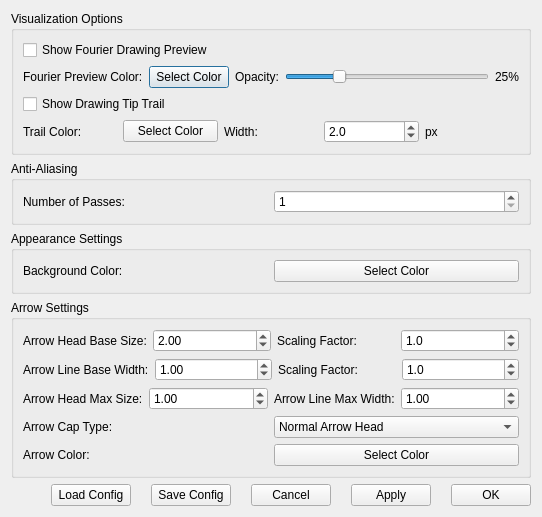
<?xml version="1.0" encoding="UTF-8"?>
<ui version="4.0">
    <class>SettingsDialog</class>
    <widget class="QDialog" name="SettingsDialog">
        <property name="windowTitle">
            <string>Settings</string>
        </property>
        <layout class="QVBoxLayout" name="verticalLayout">
            <!-- Visualization Options Group -->
            <item>
                <widget class="QGroupBox" name="groupBoxVisualization">
                    <property name="title">
                        <string>Visualization Options</string>
                    </property>
                    <layout class="QVBoxLayout" name="verticalLayoutVisualization">
                        <!-- Show Fourier Drawing Preview -->
                        <item>
                            <widget class="QCheckBox" name="checkBoxShowFourierPreview">
                                <property name="text">
                                    <string>Show Fourier Drawing Preview</string>
                                </property>
                            </widget>
                        </item>
                        <!-- Fourier Drawing Preview Color and Opacity -->
                        <item>
                            <layout class="QHBoxLayout" name="horizontalLayoutFourierColor">
                                <item>
                                    <widget class="QLabel" name="labelFourierColor">
                                        <property name="text">
                                            <string>Fourier Preview Color:</string>
                                        </property>
                                    </widget>
                                </item>
                                <item>
                                    <widget class="QPushButton" name="buttonFourierColor">
                                        <property name="text">
                                            <string>Select Color</string>
                                        </property>
                                    </widget>
                                </item>
                                <item>
                                    <widget class="QLabel" name="labelFourierOpacity">
                                        <property name="text">
                                            <string>Opacity:</string>
                                        </property>
                                    </widget>
                                </item>
                                <item>
                                    <widget class="QSlider" name="sliderFourierOpacity">
                                        <property name="orientation">
                                            <enum>Qt::Horizontal</enum>
                                        </property>
                                        <property name="minimum">
                                            <number>0</number>
                                        </property>
                                        <property name="maximum">
                                            <number>100</number>
                                        </property>
                                        <property name="value">
                                            <number>25</number>
                                        </property>
                                    </widget>
                                </item>
                                <item>
                                    <widget class="QLabel" name="labelFourierOpacityValue">
                                        <property name="text">
                                            <string>25%</string>
                                        </property>
                                    </widget>
                                </item>
                            </layout>
                        </item>
                        <!-- Show Drawing Tip Trail -->
                        <item>
                            <widget class="QCheckBox" name="checkBoxShowTrail">
                                <property name="text">
                                    <string>Show Drawing Tip Trail</string>
                                </property>
                            </widget>
                        </item>
                        <!-- Drawing Tip Trail Color -->
                        <item>
                            <layout class="QHBoxLayout" name="horizontalLayoutTrailColor">
                                <item>
                                    <widget class="QLabel" name="labelTrailColor">
                                        <property name="text">
                                            <string>Trail Color:</string>
                                        </property>
                                    </widget>
                                </item>
                                <item>
                                    <widget class="QPushButton" name="buttonTrailColor">
                                        <property name="text">
                                            <string>Select Color</string>
                                        </property>
                                    </widget>
                                </item>
                                <item>
                                    <widget class="QLabel" name="labelTrailWidth">
                                        <property name="text">
                                            <string>Width:</string>
                                        </property>
                                    </widget>
                                </item>
                                <!-- Change QSpinBox to QDoubleSpinBox -->
                                <item>
                                    <widget class="QDoubleSpinBox" name="spinBoxTrailWidth">
                                        <property name="minimum">
                                            <double>0.1</double>
                                        </property>
                                        <property name="maximum">
                                            <double>10.0</double>
                                        </property>
                                        <property name="value">
                                            <double>2.0</double>
                                        </property>
                                        <property name="singleStep">
                                            <double>0.1</double>
                                        </property>
                                        <property name="decimals">
                                            <number>1</number>
                                        </property>
                                    </widget>
                                </item>
                                <item>
                                    <widget class="QLabel" name="labelTrailWidthPx">
                                        <property name="text">
                                            <string>px</string>
                                        </property>
                                    </widget>
                                </item>
                            </layout>
                        </item>
                    </layout>
                </widget>
            </item>
            <!-- Anti-Aliasing Group -->
            <item>
                <widget class="QGroupBox" name="groupBoxAntiAliasing">
                    <property name="title">
                        <string>Anti-Aliasing</string>
                    </property>
                    <layout class="QHBoxLayout" name="horizontalLayoutAntiAliasing">
                        <item>
                            <widget class="QLabel" name="labelAntiAliasingPasses">
                                <property name="text">
                                    <string>Number of Passes:</string>
                                </property>
                            </widget>
                        </item>
                        <item>
                            <widget class="QSpinBox" name="spinBoxAntiAliasingPasses">
                                <property name="minimum">
                                    <number>1</number>
                                </property>
                                <property name="maximum">
                                    <number>10</number>
                                </property>
                                <property name="value">
                                    <number>1</number>
                                </property>
                            </widget>
                        </item>
                    </layout>
                </widget>
            </item>
            <!-- Appearance Settings Group -->
            <item>
                <widget class="QGroupBox" name="groupBoxAppearance">
                    <property name="title">
                        <string>Appearance Settings</string>
                    </property>
                    <layout class="QHBoxLayout" name="horizontalLayoutBackgroundColor">
                        <item>
                            <widget class="QLabel" name="labelBackgroundColor">
                                <property name="text">
                                    <string>Background Color:</string>
                                </property>
                            </widget>
                        </item>
                        <item>
                            <widget class="QPushButton" name="buttonBackgroundColor">
                                <property name="text">
                                    <string>Select Color</string>
                                </property>
                            </widget>
                        </item>
                    </layout>
                </widget>
            </item>
            <!-- Arrow Settings Group -->
            <item>
                <widget class="QGroupBox" name="groupBoxArrowSettings">
                    <property name="title">
                        <string>Arrow Settings</string>
                    </property>
                    <layout class="QVBoxLayout" name="verticalLayoutArrowSettings">
                        <!-- Arrow Head Base Size and Scaling Factor -->
                        <item>
                            <layout class="QHBoxLayout" name="horizontalLayoutArrowHeadSize">
                                <item>
                                    <widget class="QLabel" name="labelArrowHeadBaseSize">
                                        <property name="text">
                                            <string>Arrow Head Base Size:</string>
                                        </property>
                                    </widget>
                                </item>
                                <item>
                                    <widget class="QDoubleSpinBox" name="doubleSpinBoxArrowHeadBaseSize">
                                        <property name="minimum">
                                            <double>0.01</double>
                                        </property>
                                        <property name="maximum">
                                            <double>100.0</double>
                                        </property>
                                        <property name="value">
                                            <double>2.0</double>
                                        </property>
                                        <property name="singleStep">
                                            <double>0.01</double>
                                        </property>
                                        <property name="decimals">
                                            <number>2</number>
                                        </property>
                                    </widget>
                                </item>
                                <item>
                                    <widget class="QLabel" name="labelArrowHeadScalingFactor">
                                        <property name="text">
                                            <string>Scaling Factor:</string>
                                        </property>
                                    </widget>
                                </item>
                                <item>
                                    <widget class="QDoubleSpinBox" name="doubleSpinBoxArrowHeadScalingFactor">
                                        <property name="minimum">
                                            <double>0.0</double>
                                        </property>
                                        <property name="maximum">
                                            <double>50.0</double>
                                        </property>
                                        <property name="value">
                                            <double>1.0</double>
                                        </property>
                                        <property name="singleStep">
                                            <double>0.1</double>
                                        </property>
                                        <property name="decimals">
                                            <number>1</number>
                                        </property>
                                    </widget>
                                </item>
                            </layout>
                        </item>
                        <!-- Arrow Line Base Width and Scaling Factor -->
                        <item>
                            <layout class="QHBoxLayout" name="horizontalLayoutArrowLineWidth">
                                <item>
                                    <widget class="QLabel" name="labelArrowLineBaseWidth">
                                        <property name="text">
                                            <string>Arrow Line Base Width:</string>
                                        </property>
                                    </widget>
                                </item>
                                <item>
                                    <widget class="QDoubleSpinBox" name="doubleSpinBoxArrowLineBaseWidth">
                                        <property name="minimum">
                                            <double>0.01</double>
                                        </property>
                                        <property name="maximum">
                                            <double>10.0</double>
                                        </property>
                                        <property name="value">
                                            <double>1.0</double>
                                        </property>
                                        <property name="singleStep">
                                            <double>0.01</double>
                                        </property>
                                        <property name="decimals">
                                            <number>2</number>
                                        </property>
                                    </widget>
                                </item>
                                <item>
                                    <widget class="QLabel" name="labelArrowLineScalingFactor">
                                        <property name="text">
                                            <string>Scaling Factor:</string>
                                        </property>
                                    </widget>
                                </item>
                                <item>
                                    <widget class="QDoubleSpinBox" name="doubleSpinBoxArrowLineScalingFactor">
                                        <property name="minimum">
                                            <double>0.0</double>
                                        </property>
                                        <property name="maximum">
                                            <double>100.0</double>
                                        </property>
                                        <property name="value">
                                            <double>1.0</double>
                                        </property>
                                        <property name="singleStep">
                                            <double>0.1</double>
                                        </property>
                                        <property name="decimals">
                                            <number>1</number>
                                        </property>
                                    </widget>
                                </item>
                            </layout>
                        </item>
                        <!-- Arrow Maximum Line Width and Maximum Head Size -->
                        <item>
                            <layout class="QHBoxLayout" name="horizontalLayoutArrowMaxima">
                                <item>
                                    <widget class="QLabel" name="labelArrowHeadMaxSize">
                                        <property name="text">
                                            <string>Arrow Head Max Size:</string>
                                        </property>
                                    </widget>
                                </item>
                                <item>
                                    <widget class="QDoubleSpinBox" name="doubleSpinBoxArrowHeadMaxSize">
                                        <property name="minimum">
                                            <double>0.01</double>
                                        </property>
                                        <property name="maximum">
                                            <double>50.0</double>
                                        </property>
                                        <property name="value">
                                            <double>1.0</double>
                                        </property>
                                        <property name="singleStep">
                                            <double>0.01</double>
                                        </property>
                                        <property name="decimals">
                                            <number>2</number>
                                        </property>
                                    </widget>
                                </item>
                                <item>
                                    <widget class="QLabel" name="labelArrowLineMaxWidth">
                                        <property name="text">
                                            <string>Arrow Line Max Width:</string>
                                        </property>
                                    </widget>
                                </item>
                                <item>
                                    <widget class="QDoubleSpinBox" name="doubleSpinBoxArrowLineMaxWidth">
                                        <property name="minimum">
                                            <double>0.01</double>
                                        </property>
                                        <property name="maximum">
                                            <double>20.0</double>
                                        </property>
                                        <property name="value">
                                            <double>1.0</double>
                                        </property>
                                        <property name="singleStep">
                                            <double>0.1</double>
                                        </property>
                                        <property name="decimals">
                                            <number>2</number>
                                        </property>
                                    </widget>
                                </item>
                            </layout>
                        </item>
                        <!-- Arrow Cap Type -->
                        <item>
                            <layout class="QHBoxLayout" name="horizontalLayoutArrowCapType">
                                <item>
                                    <widget class="QLabel" name="labelArrowCapType">
                                        <property name="text">
                                            <string>Arrow Cap Type:</string>
                                        </property>
                                    </widget>
                                </item>
                                <item>
                                    <widget class="QComboBox" name="comboBoxArrowCapType">
                                        <item>
                                            <property name="text">
                                                <string>Normal Arrow Head</string>
                                            </property>
                                        </item>
                                        <item>
                                            <property name="text">
                                                <string>No Arrow Cap</string>
                                            </property>
                                        </item>
                                        <item>
                                            <property name="text">
                                                <string>Dot</string>
                                            </property>
                                        </item>
                                    </widget>
                                </item>
                            </layout>
                        </item>
                        <!-- Arrow Color -->
                        <item>
                            <layout class="QHBoxLayout" name="horizontalLayoutArrowColor">
                                <item>
                                    <widget class="QLabel" name="labelArrowColor">
                                        <property name="text">
                                            <string>Arrow Color:</string>
                                        </property>
                                    </widget>
                                </item>
                                <item>
                                    <widget class="QPushButton" name="buttonArrowColor">
                                        <property name="text">
                                            <string>Select Color</string>
                                        </property>
                                    </widget>
                                </item>
                            </layout>
                        </item>
                    </layout>
                </widget>
            </item>
            <!-- Dialog Buttons -->
            <item>
                <layout class="QHBoxLayout" name="horizontalLayoutButtons">
                    <property name="spacing">
                        <number>20</number>
                    </property>
                    <!-- Corrected Spacer Definition -->
                    <item>
                        <spacer name="horizontalSpacer">
                            <property name="orientation">
                                <enum>Qt::Horizontal</enum>
                            </property>
                            <property name="sizeHint" stdset="0">
                                <size>
                                    <width>40</width>
                                    <height>20</height>
                                </size>
                            </property>
                        </spacer>
                    </item>
                    <!-- Save and Load Buttons -->
                    <item>
                        <widget class="QPushButton" name="buttonLoadConfig">
                            <property name="text">
                                <string>Load Config</string>
                            </property>
                        </widget>
                    </item>
                    <item>
                        <widget class="QPushButton" name="buttonSaveConfig">
                            <property name="text">
                                <string>Save Config</string>
                            </property>
                        </widget>
                    </item>
                    <!-- Dialog Buttons -->
                    <item>
                        <widget class="QPushButton" name="buttonCancel">
                            <property name="text">
                                <string>Cancel</string>
                            </property>
                        </widget>
                    </item>
                    <item>
                        <widget class="QPushButton" name="buttonApply">
                            <property name="text">
                                <string>Apply</string>
                            </property>
                        </widget>
                    </item>
                    <item>
                        <widget class="QPushButton" name="buttonOK">
                            <property name="text">
                                <string>OK</string>
                            </property>
                        </widget>
                    </item>
                </layout>
            </item>
        </layout>
    </widget>
    <resources/>
    <connections/>
</ui>
